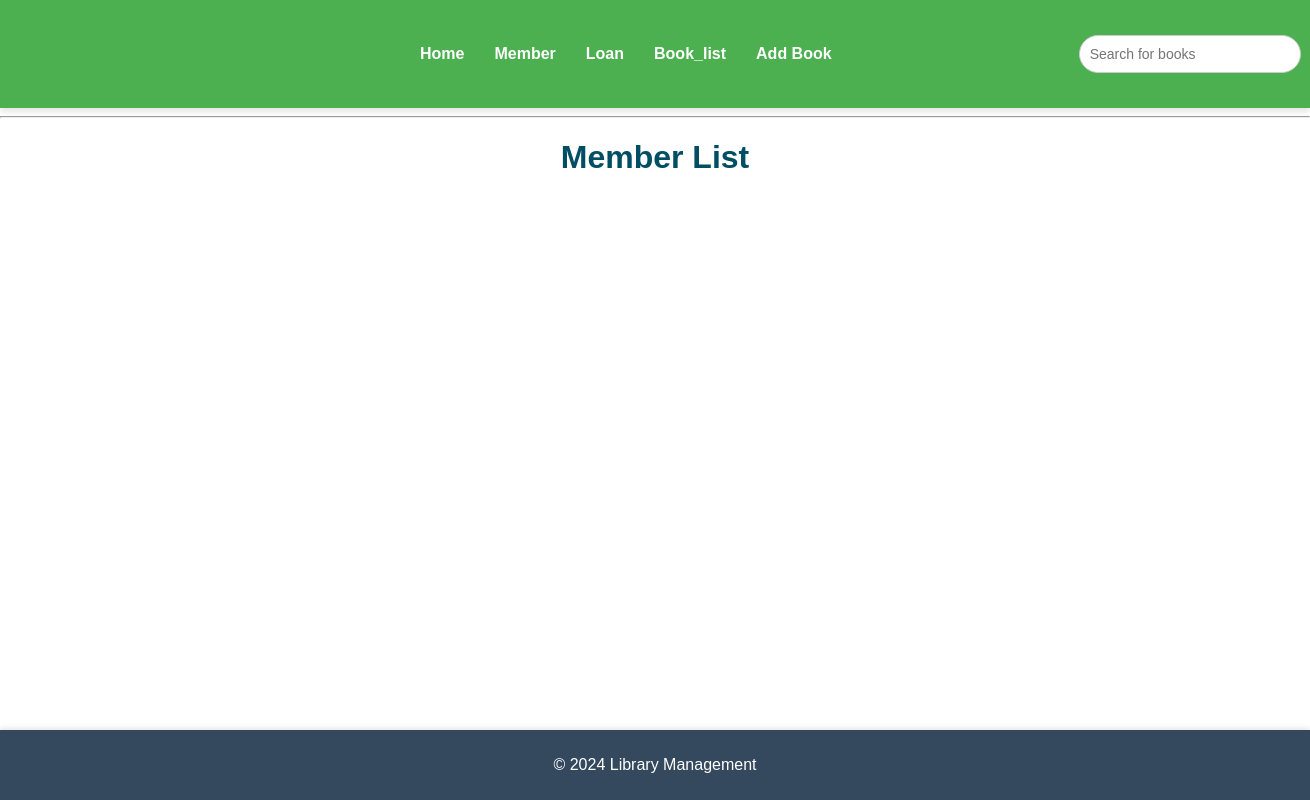
Page /members/ on the earlier database version.
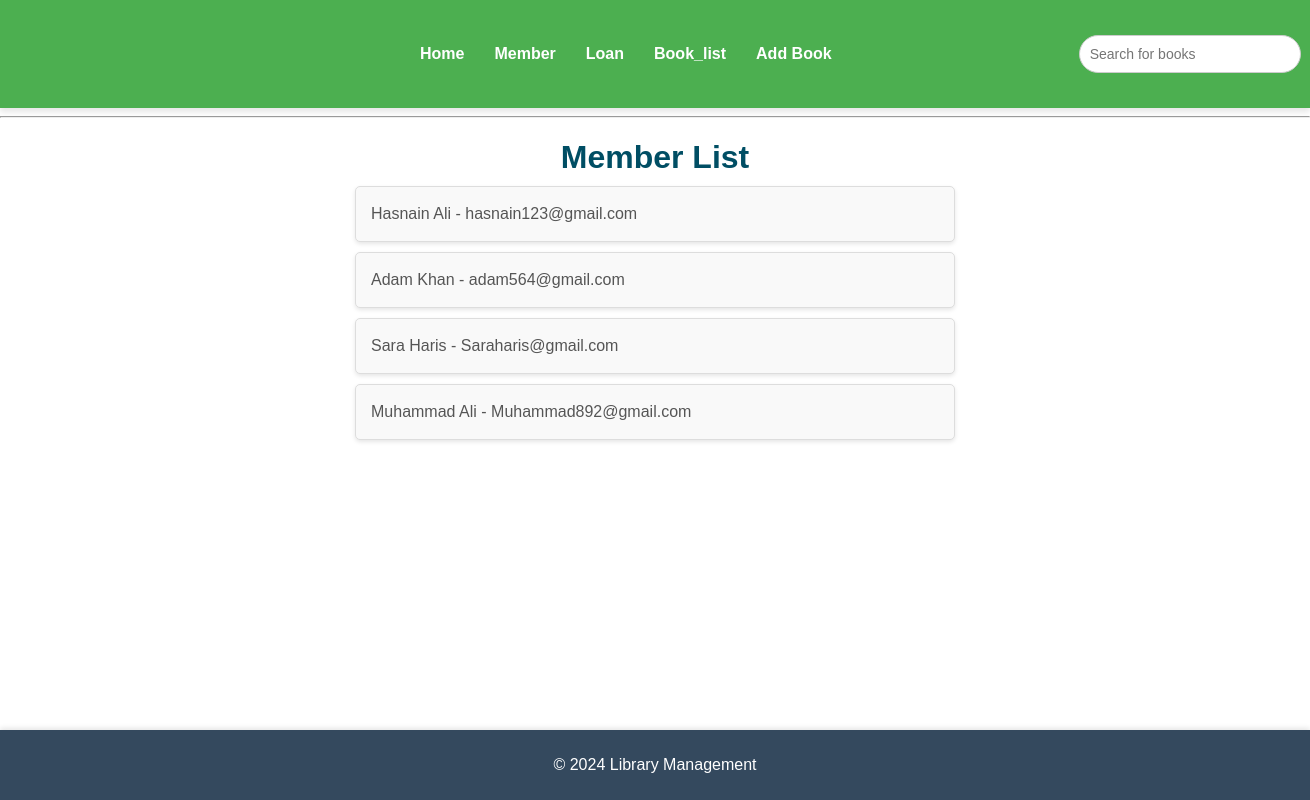
Same page on the later database version.
### home/models.py (models this page shows, shortened)
class Member(models.Model):
    name=models.CharField(max_length=50)
    email=models.EmailField()
    phone=models.CharField(max_length=100)
    join_date=models.DateField(auto_now_add=True)

### home/views.py (the view)
# urls.py: path('members/',views.member_list),
def member_list(request):
    members=Member.objects.all()
    return render(request,'home/member_list.html',{'members': members})

### home/templates/home/Member_list.html
{% extends "base.html" %}
{% load static %}
{% block extra_css %}
<link rel="stylesheet" type="text/css" href="{% static 'home/member_list.css' %}">
{% endblock %}
{% block content %}
<h1>Member List</h1>
<ul>
    {% for member in members %}
      <li>
        <p>{{ member.name }} - {{ member.email }}</p>
      </li>
    {% endfor %}
</ul>
{% endblock %}

Differences in the rows shown:
added Member: name "Hasnain Ali", email "hasnain123@gmail.com"
added Member: name "Adam Khan", email "adam564@gmail.com"
added Member: name "Sara Haris", email "Saraharis@gmail.com"
added Member: name "Muhammad Ali", email "Muhammad892@gmail.com"
